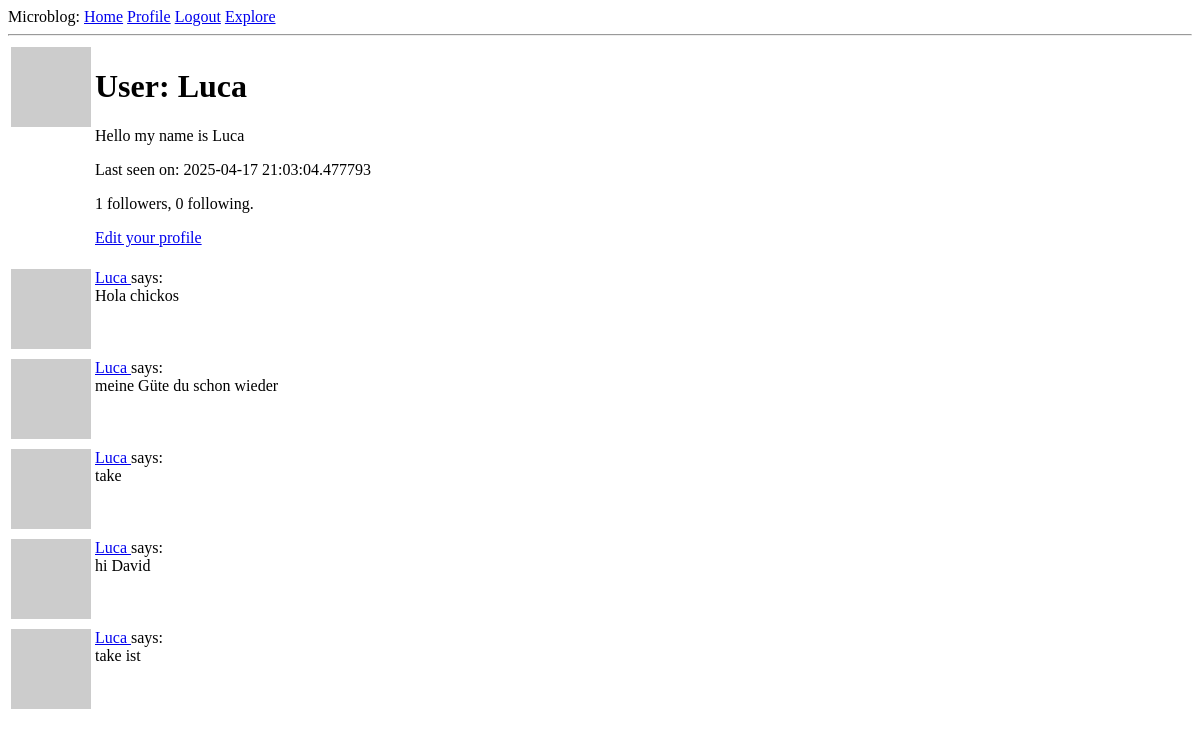
Before: /user/Luca (signed in) with the older database file.
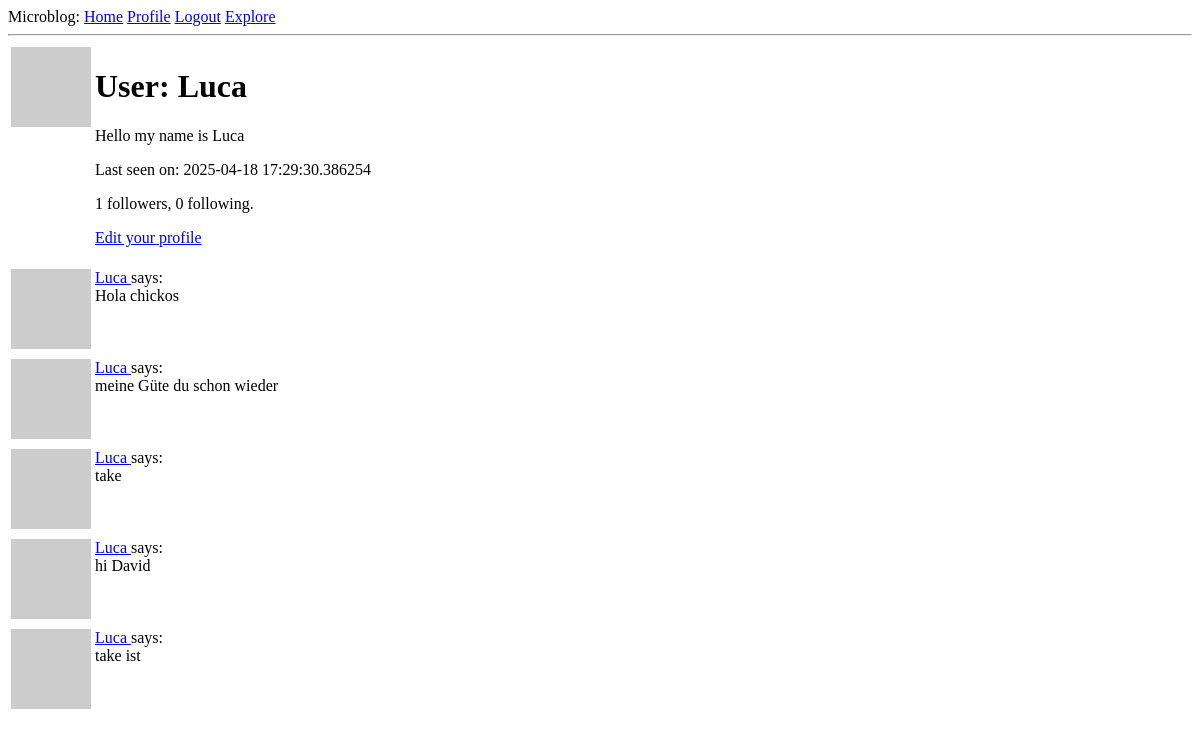
After: the same page with the newer database file.
### app/models.py (models this page shows, shortened)
class User(UserMixin, db.Model):
    id: so.Mapped[int] = so.mapped_column(primary_key=True)
    username: so.Mapped[str] = so.mapped_column(sa.String(64), index=True, unique=True)
    email: so.Mapped[str] = so.mapped_column(sa.String(120), index=True, unique=True)
    password_hash: so.Mapped[Optional[str]] = so.mapped_column(sa.String(256))
    posts: so.WriteOnlyMapped['Post'] = so.relationship(back_populates='author')
    about_me: so.Mapped[Optional[str]] = so.mapped_column(sa.String(140))
    last_seen: so.Mapped[Optional[datetime]] = so.mapped_column(default=lambda: datetime.now(timezone.utc))
    following: so.WriteOnlyMapped['User'] = so.relationship(
        secondary=followers, primaryjoin=(followers.c.follower_id == id),
        secondaryjoin=(followers.c.followed_id == id),
        back_populates='followers')
    followers: so.WriteOnlyMapped['User'] = so.relationship(
        secondary=followers, primaryjoin=(followers.c.followed_id == id),
        secondaryjoin=(followers.c.follower_id == id),
        back_populates='following')
    def avatar(self,size):
        digest = md5(self.email.lower().encode('utf-8')).hexdigest()
        return f"https://www.gravatar.com/avatar/{digest}?d=identicon&s={size}"
    def followers_count(self):
        query = sa.select(sa.func.count()).select_from(
            self.followers.select().subquery())
        return db.session.scalar(query)
    def following_count(self):
        query = sa.select(sa.func.count()).select_from(
            self.following.select().subquery()
        )
        return db.session.scalar(query)

class Post(db.Model):
    id: so.Mapped[int] = so.mapped_column(primary_key=True)
    body: so.Mapped[str] = so.mapped_column(sa.String(140))
    timestamp: so.Mapped[datetime] = so.mapped_column(index=True, default=lambda: datetime.now(timezone.utc))
    user_id: so.Mapped[int] = so.mapped_column(sa.ForeignKey(User.id), index=True)
    author: so.Mapped[User] = so.relationship(back_populates='posts')

### app/routes.py (the view)
@app.route('/user/<username>')
@login_required
def user(username):
    user = db.first_or_404(sa.select(User).where(User.username == username))
    page = request.args.get('page', 1, type=int)
    query = user.posts.select().order_by(Post.timestamp.desc())
    posts = db.paginate(query, page=page,
                        per_page=app.config['POSTS_PER_PAGE'],
                        error_out=False)
    next_url = url_for('user', username=user.username, page=posts.next_num) \
        if posts.has_next else None
    prev_url = url_for('user', username=user.username, page=posts.prev_num) \
        if posts.has_prev else None
    form = EmptyForm()
    return render_template('user.html', user=user, posts=posts.items, form=form,
                           next_url=next_url, prev_url=prev_url)

### app/models.py (called while the page is built)
@login.user_loader
def load_user(id):
    return db.session.get(User, int(id))

### app/routes.py (called while the page is built)
@app.before_request
def before_request():
    if current_user.is_authenticated:
        current_user.last_seen = datetime.now(timezone.utc)
        db.session.commit()

### app/templates/user.html (shortened to what this page needs)
{% extends "base.html" %}
{% block content %}
<table>
    <tr valign="top">
        <td><img src="{{ user.avatar(124)}}" alt=""></td>
        <td>
            <h1>User: {{ user.username }}</h1>
            {% if user.about_me %}<p>{{ user.about_me }}</p>{% endif %}
            {% if user.last_seen %}<p>Last seen on: {{ user.last_seen }}</p>{% endif %}
            <p>{{ user.followers_count() }} followers, {{ user.following_count() }} following.</p>
            {% if user == current_user %}
            <p><a href="{{ url_for('edit_profile') }}">Edit your profile</a></p>
            {% endif %}
        </td>
    </tr>
</table>
    {% for post in posts %}
        {% include '_post.html' %}
    {% endfor %}
{% endblock %}

### app/templates/base.html (shortened to what this page needs)
<!doctype html>
<html>
    <head>
    </head>
    <body>
        <div>
            Microblog:
            <a href="{{ url_for('index') }}">Home</a>
            {% if current_user.is_anonymous %}
            <a href="{{ url_for('login') }}">Login</a>
            {% else %}
            <a href="{{ url_for('user', username=current_user.username)}}">Profile</a>
            <a href="{{ url_for('logout') }}">Logout</a>
            <a href="{{ url_for('explore') }}">Explore</a>
            {% endif %}
        </div>
        <hr>
        {% block content %}
        {% endblock %}
    </body>
</html>

### app/templates/_post.html
<table>
    <tr valign="top">
        <td><img src="{{ post.author.avatar(36) }}"></td>
        <td>
            <a href="{{ url_for('user', username=post.author.username) }}">
                {{ post.author.username }}
            </a>
            says:<br>{{ post.body }}
        </td>
    </tr>
</table>

Changed rows visible on the page:
changed User "Luca": last_seen "2025-04-17 21:03:04.477793" → "2025-04-18 17:29:30.386254"
